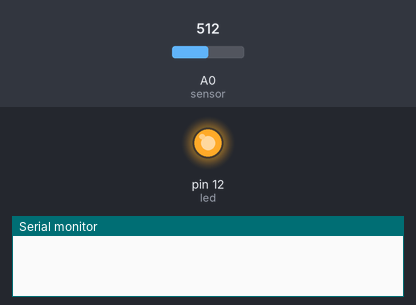
A sketch run on a simulated Arduino Uno, built with avr-gcc and run on an emulated ATmega328P. Parts: output pins drawn as LEDs (lit = HIGH), the last lines printed to the serial monitor. The inputs (shaded band) are chosen by the test bench; at power-on: A0 (sensor) = 512.

Above: at 0.1 s.
At 5.6 s:
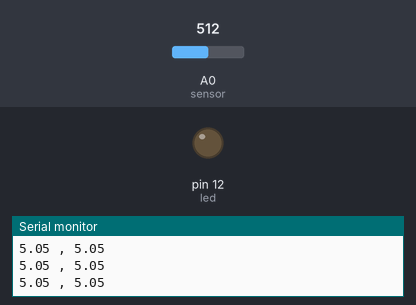
Timing chart, 0 to 14.5 s (numbered marks = the images above):
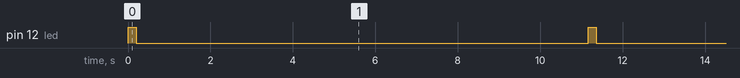

Measured:
- by itself, pin 12 (led): alternates HIGH for 0.20 s and LOW for 11.0 s

The sketch:

cricket.ino
```cpp
/* cricket
 *
 *  CSE 132 - Assignment 3
 *
 *  Fill this out so we know whose assignment this is.
 *
 *  Name: Jeff Che
 *  WUSTL Key: jche
 *
 *  and if two are partnered together
 *
 *  Name:
 *  WUSTL Key:
 */
 const int sensor = A0;
 const int led = 12;

 const unsigned long delta = 250;
 long endTime = delta;

 const unsigned long blink_duration = 200;

 unsigned long chirp_delta;
 long end_chirp = 0;

 float temp;
 float mean;
 bool on = false;

void setup() {
  // put your setup code here, to run once:
  Serial.begin(9600);
  analogReference(INTERNAL);
  pinMode(led, OUTPUT);
  digitalWrite(led, LOW);
}

 #define FILTER_COUNTS 7 //chose N=7.
 float temperatures[FILTER_COUNTS];
 unsigned int count = 0;

void loop() {
  // put your main code here, to run repeatedly:

  findTemp_Delta(); //function to calculate temps (filtered) and time interval for chirps.

//  if (millis() >= endTime) { //delta time loop to print out temps at 4 Hz.
//    endTime += delta;
//    printTemps(); //print temps function.
//  }

  if (millis() >= end_chirp) { //delta time loop to blink led, with two intervals.
    if (on == true){
      digitalWrite(led, LOW);
      end_chirp += (chirp_delta - blink_duration); //add difference, chirp delta less wait time is next blink since light takes 200ms.
      on = false;
      //Serial.println(end_chirp);
    } else {
      digitalWrite(led, HIGH);
      end_chirp += blink_duration; //when turn on, wait blink duration.
      on = true;
      //Serial.println(end_chirp);
    }
  }
  if (millis() >= endTime) { //delta time loop to print out temps at 4 Hz.
    endTime += delta;
    printTemps(); //print temps function.
  }
}

void findTemp_Delta() { //computes mean and chirp timing.
  float reading = analogRead(sensor);
  float volt = (reading / 1023.0) * 1.1;
  temp = 100*volt - 50;
  temperatures[count%FILTER_COUNTS] = temp;
  count += 1;

  float sum = 0;
  for (int i = 0; i < 7; i++){
    sum += temperatures[i];
  }

  mean = sum/7;
  chirp_delta = 60000/((7*mean) - 30);
}

void printTemps() { //prints out temp and running avg.
  Serial.print(temp);
  Serial.print(" , ");
  Serial.println(mean);
}
```
